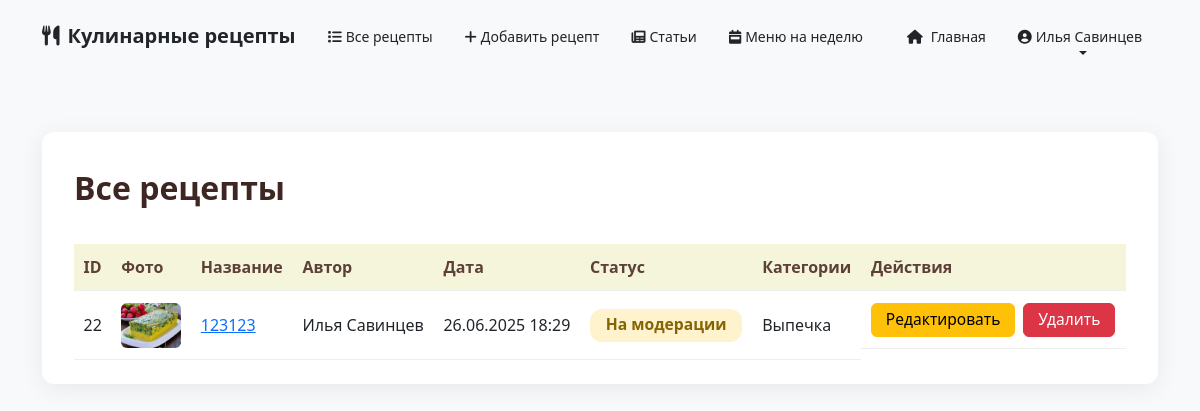
The app's page /accounts/admin/recipes-table/ (signed in), older data.
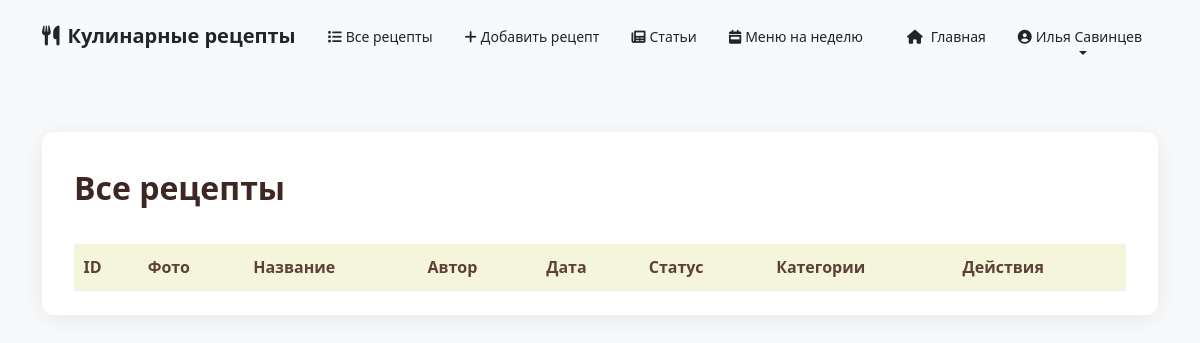
The same page, newer data.
### accounts/models.py (models this page shows, shortened)
class Recipe(models.Model):
    title = models.CharField(max_length=200)
    description = models.TextField(blank=True)
    ingredients = models.TextField(blank=True)
    instructions = models.TextField()
    created_at = models.DateTimeField(auto_now_add=True)
    updated_at = models.DateTimeField(auto_now=True)
    author = models.ForeignKey(User, on_delete=models.CASCADE, related_name='recipes')
    steps = models.TextField(blank=True)
    prep_time = models.PositiveIntegerField(null=True, blank=True, help_text='Время приготовления в минутах')
    cook_time = models.PositiveIntegerField(null=True, blank=True, help_text='Время готовки в минутах')
    image = models.ImageField(upload_to='recipe_images/', null=True, blank=True)
    MODERATION_STATUS_CHOICES = [
        ('pending', 'На модерации'),
        ('approved', 'Одобрен'),
        ('rejected', 'Отклонён'),
    ]
    moderation_status = models.CharField(max_length=10, choices=MODERATION_STATUS_CHOICES, default='pending')
    slug = models.SlugField(max_length=255, unique=True, blank=True)

class User(AbstractBaseUser, PermissionsMixin):
    email = models.EmailField(unique=True)
    first_name = models.CharField(max_length=30, blank=True)
    last_name = models.CharField(max_length=30, blank=True)
    is_staff = models.BooleanField(default=False)
    is_active = models.BooleanField(default=True)
    date_joined = models.DateTimeField(default=timezone.now)
    USERNAME_FIELD = 'email'
    REQUIRED_FIELDS = []
    objects = UserManager()

class Category(models.Model):
    name = models.CharField(max_length=100, unique=True)

### accounts/views.py (the view)
# urls.py: path('admin/recipes-table/', views.admin_recipes_table_view, name='admin_recipes_table'),
@staff_member_required
def admin_recipes_table_view(request):
    recipes = Recipe.objects.select_related('author').prefetch_related('categories').order_by('-created_at')
    return render(request, 'accounts/admin_recipes_table.html', {'recipes': recipes})

### accounts/templates/accounts/admin_recipes_table.html (shortened to what this page needs)
{% extends 'base.html' %}
{% block content %}
<div class="admin-table-container">
    <div class="admin-table-title">Все рецепты</div>
    <div style="overflow-x:auto;">
    <table class="admin-table">
        <thead>
            <tr>
                <th>ID</th>
                <th>Фото</th>
                <th>Название</th>
                <th>Автор</th>
                <th>Дата</th>
                <th>Статус</th>
                <th>Категории</th>
                <th>Действия</th>
            </tr>
        </thead>
        <tbody>
            {% for recipe in recipes %}
            <tr>
                <td>{{ recipe.id }}</td>
                <td>
                    {% if recipe.image %}
                        <img src="{{ recipe.image.url }}" class="admin-table-img" alt="Фото">
                    {% else %}
                        <img src="https://via.placeholder.com/60x45?text=Нет+фото" class="admin-table-img" alt="Нет фото">
                    {% endif %}
                </td>
                <td>
                    {% if recipe.slug %}
                        <a href="{% url 'recipe_detail' recipe.slug %}" target="_blank">{{ recipe.title }}</a>
                    {% else %}
                        <span class="text-muted" style="background:#eee;cursor:not-allowed;pointer-events:none;">{{ recipe.title }}</span>
                    {% endif %}
                </td>
                <td>{{ recipe.author.first_name }} {{ recipe.author.last_name }}</td>
                <td>{{ recipe.created_at|date:"d.m.Y H:i" }}</td>
                <td><span class="admin-status {{ recipe.moderation_status }}">
                    {% if recipe.moderation_status == 'pending' %}На модерации{% endif %}
                </span></td>
                <td>
                    {% for cat in recipe.categories.all %}{{ cat.name }}{% if not forloop.last %}, {% endif %}{% endfor %}
                </td>
                <td class="admin-table-actions">
                    <a href="{% url 'recipe_edit' recipe.id %}" class="btn btn-warning btn-sm">Редактировать</a>
                    <form method="post" action="{% url 'recipe_delete' recipe.id %}" style="display:inline;">
                        <button type="submit" class="btn btn-danger btn-sm" onclick="return confirm('Удалить рецепт?');">Удалить</button>
                    </form>
                </td>
            </tr>
            {% endfor %}
        </tbody>
    </table>
    </div>
</div>
{% endblock %}

Row changes from the older to the newer data that the page shows:
removed Recipe: id "22", image (picture), title "123123", author.first_name "Илья", author.last_name "Савинцев", created_at "26.06.2025 18:29", moderation_status "На модерации"
no longer on this page (row unchanged): Category: name "Выпечка"
